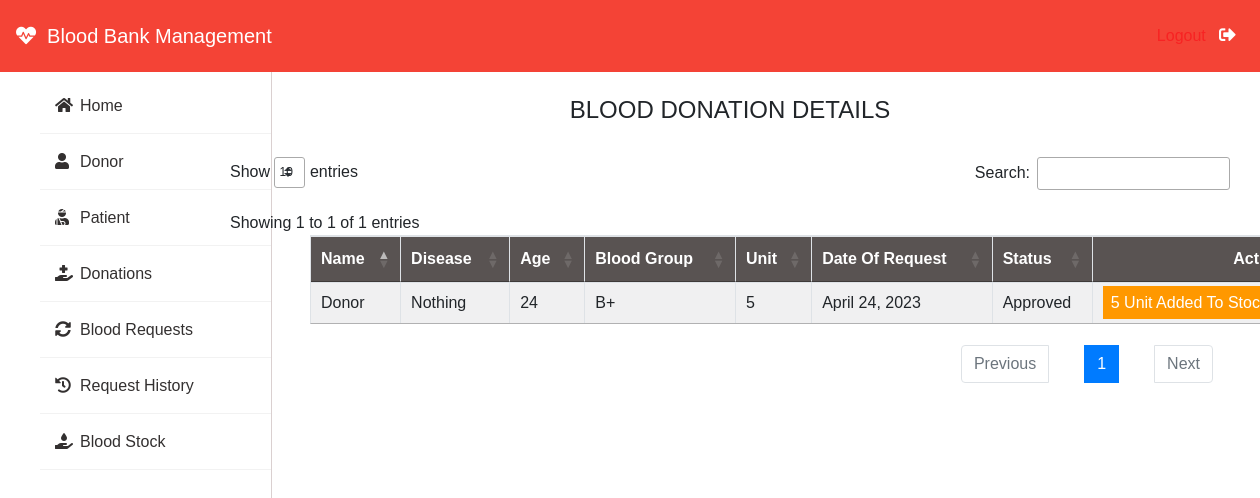
The page /admin-donation (signed in) on the database its author committed.
### donor/models.py (models this page shows, shortened)
class BloodDonate(models.Model):
    donor=models.ForeignKey(Donor,on_delete=models.CASCADE)
    disease=models.CharField(max_length=100,default="Nothing")
    age=models.PositiveIntegerField()
    bloodgroup=models.CharField(max_length=10)
    unit=models.PositiveIntegerField(default=0)
    status=models.CharField(max_length=20,default="Pending")
    date=models.DateField(auto_now=True)

class Donor(models.Model):
    user=models.OneToOneField(User,on_delete=models.CASCADE)
    profile_pic= models.ImageField(upload_to='profile_pic/Donor/',null=True,blank=True)
    bloodgroup=models.CharField(max_length=10)
    address = models.CharField(max_length=40)
    mobile = models.CharField(max_length=20,null=False)
    def __str__(self):
        return self.user.first_name

### blood/views.py (the view)
# urls.py: path('admin-donation', views.admin_donation_view,name='admin-donation'),
@login_required(login_url='adminlogin')
def admin_donation_view(request):
    donations=dmodels.BloodDonate.objects.all()
    return render(request,'blood/admin_donation.html',{'donations':donations})

### templates/blood/admin_donation.html (shortened to what this page needs)
{% extends 'blood/adminbase.html' %}
{% block content %}
{% load widget_tweaks %}
{%load static%}
<head>
</head>
<br><br>
<div class="container">
    <H4 class="text-center">BLOOD DONATION DETAILS</H4><br>
    <div class="col-md-12">
    <table class="table table-light table-hover table-bordered table-striped datatable" id="datatableNew" style="
            margin-left: 5em;
        ">
        <thead class="bg-info">
            <tr>
                <th scope="col">Name</th>
                <th scope="col">Disease</th>
                <th scope="col">Age</th>
                <th scope="col">Blood Group</th>
                <th scope="col">Unit</th>
                <th scope="col">Date Of Request</th>
                <th scope="col">Status</th>
                <th class="text-right">Action</th>
            </tr>
        </thead>
        <tbody>
            {% for t in donations %}
            <tr>
                <td> {{t.donor}}</td>
                <td> {{t.disease}}</td>
                <td> {{t.age}}</td>
                <td>{{t.bloodgroup}}</td>
                <td>{{t.unit}}</td>
                <td>{{t.date}}</td>
                <td>{{t.status}}</td>
                {% if t.status == 'Pending' %}
                <td class="text-right">
                    <button class="btn btn-primary btn-sm" style="width: 80px;"><a
                            style="text-decoration: none;color: white;"
                            href="{% url 'approve-donation' t.id  %}">APPROVE</a> </button>
                    <button class="btn btn-danger btn-sm" style="width: 80px;"><a
                            style="text-decoration: none;color: white;"
                            href="{% url 'reject-donation' t.id  %}">REJECT</a> </button>
                </td>
                {% elif t.status == 'Approved' %}
                <td><span class="label warning">{{t.unit}} Unit Added To Stock</span></td>
                {% else %}
                <td><span class="label danger">0 Unit Added To Stock</span></td>
                {% endif %}
            </tr>
            {% endfor %}
        </tbody>
    </table>
</div>
</div>
{% endblock content %}

### templates/blood/adminbase.html (style rules this page uses)
* { margin: 5; padding: 2; box-sizing: border-box; list-style: none ; text-decoration: none; font-family: 'Josefin Sans', sans-serif; }

### templates/blood/admin_donation.html (style rules this page uses)
.table-bordered thead th { border-bottom-width: 2px; background: #595352 !important; color: white; }
.label { color: white; padding: 8px; }
.warning { background-color: #ff9800; }

### rows shown on the page
BloodDonate: donor "Donor", disease "Nothing", age "24", bloodgroup "B+", unit "5", date "April 24, 2023", status "Approved"
